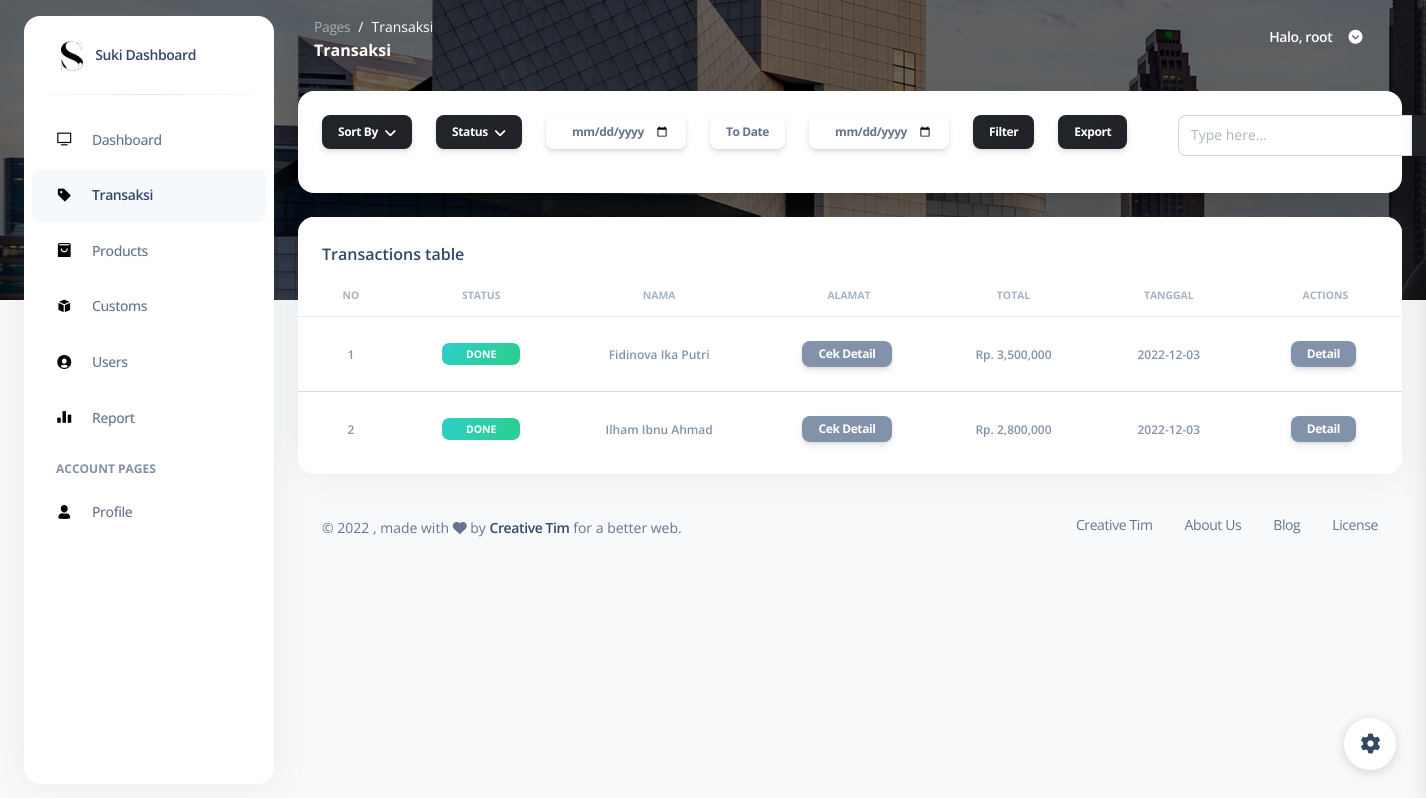
The app's page /pages/transaksi.view.php (signed in) with its own data.
### tables this page shows
CREATE TABLE `tb_user` (
  `id` int(2) NOT NULL,
  `nama` varchar(50) NOT NULL,
  `foto` varchar(250) NOT NULL,
  `nohp` varchar(13) NOT NULL,
  `email` varchar(50) NOT NULL,
  `alamat` varchar(250) NOT NULL,
  `username` varchar(50) NOT NULL,
  `password` varchar(50) NOT NULL,
  `level` int(2) NOT NULL
);

CREATE TABLE `tb_transaksi` (
  `id` int(2) NOT NULL,
  `user_id` int(2) NOT NULL,
  `status` enum('pending','delivery','done','cancel') NOT NULL,
  `tanggal` date NOT NULL
);

### pages/transaksi.view.php (the view, shortened to what the rows shown need)
<?php
include "koneksi.php";
if (isset($_SESSION["ses_username"]) == "") {
  header("location: login.view.php");
} else {
  $data_id = $_SESSION["ses_id"];
}
?>
<!DOCTYPE html>
<html lang="en">
<head>
  <link href="../assets/css/nucleo-icons.css" rel="stylesheet" />
  <link href="../assets/css/nucleo-svg.css" rel="stylesheet" />
  <link href="../assets/css/nucleo-svg.css" rel="stylesheet" />
  <link id="pagestyle" href="../assets/css/argon-dashboard.css" rel="stylesheet" />
</head>
<body class="g-sidenav-show bg-gray-100">
  <main class="main-content position-relative border-radius-lg">
    <nav class="navbar navbar-main navbar-expand-lg px-0 mx-4 shadow-none border-radius-xl" id="navbarBlur" data-scroll="false">
      <div class="container-fluid py-1 px-3">
        <div class="collapse navbar-collapse mt-sm-0 mt-2 me-md-0 me-sm-4" id="navbar">
          <ul class="ms-md-auto pe-md-3 d-flex align-items-center navbar-nav justify-content-end">
            <?php
            $tampilprofil = ("SELECT id, foto, nama, nohp, email, username, password  FROM tb_user WHERE id = '$data_id'");
            $result   = mysqli_query($koneksi, $tampilprofil);
            while ($row = mysqli_fetch_array($result)) {
              $profilName   = $row['nama'];
            ?>
              <li class="nav-item px-3 d-flex align-items-center">
                <a href="javascript:;" class="nav-link text-white font-weight-bold px-0">
                  <span class="d-sm-inline d-none">Halo, <?php echo $profilName ?></span>
                </a>
              </li>
            <?php
            }
            ?>
          </ul>
        </div>
      </div>
    </nav>
    <div class="container-fluid py-4">
      <div class="row">
        <div class="col-12">
          <div class="card mb-4">
            <div class="card-body px-0 pt-0 pb-2">
              <div class="table-responsive p-0">
                <table class="table align-items-center mb-0">
                  <thead>
                    <tr>
                      <th class="text-center text-uppercase text-secondary text-xxs font-weight-bolder opacity-7">
                        No
                      </th>
                      <th class="text-center text-uppercase text-secondary text-xxs font-weight-bolder opacity-7">
                        Status
                      </th>
                      <th class="text-center text-uppercase text-secondary text-xxs font-weight-bolder opacity-7">
                        Nama
                      </th>
                      <th class="text-center text-uppercase text-secondary text-xxs font-weight-bolder opacity-7">
                        Alamat
                      </th>
                      <th class="text-center text-uppercase text-secondary text-xxs font-weight-bolder opacity-7">
                        Total
                      </th>
                      <th class="text-center text-uppercase text-secondary text-xxs font-weight-bolder opacity-7">
                        Tanggal
                      </th>
                      <th class="text-center text-uppercase text-secondary text-xxs font-weight-bolder opacity-7">
                        Actions
                      </th>
                    </tr>
                  </thead>
                  <?php
                  $data = $_POST['data'];
                  if (isset($_POST['caridata'])) {
                    $caringab = ("SELECT tb_transaksi.id, format(SUM(tb_product.harga*tb_detail_transaksi.qty),0) AS total, tb_user.nama,tb_user.alamat,tb_transaksi.status, tb_transaksi.tanggal FROM tb_transaksi INNER JOIN tb_user ON tb_user.id=tb_transaksi.user_id INNER JOIN tb_detail_transaksi ON tb_detail_transaksi.id_transaksi=tb_transaksi.id INNER JOIN tb_product ON tb_product.id=tb_detail_transaksi.id_product WHERE tb_user.nama LIKE '" . $data . "%' GROUP BY tb_transaksi.id");
                    $result   = mysqli_query($koneksi, $caringab);
                  } else {
                    $query  = "SELECT  tb_transaksi.id,  format(SUM(tb_product.harga*tb_detail_transaksi.qty),0) AS total, tb_user.nama, tb_user.alamat, tb_transaksi.status, tb_transaksi.tanggal FROM tb_transaksi INNER JOIN tb_user ON tb_user.id=tb_transaksi.user_id INNER JOIN tb_detail_transaksi ON tb_detail_transaksi.id_transaksi=tb_transaksi.id INNER JOIN tb_product ON tb_product.id=tb_detail_transaksi.id_product GROUP BY tb_transaksi.id";
                    $result = mysqli_query($koneksi, $query);
                  }
                  $no     = 1;
                  while ($row = mysqli_fetch_array($result)) {
                    $transaksiStatus = $row['status'];
                    $transaksiNama = $row['nama'];
                    $transaksiTotal = $row['total'];
                    $transaksiTanggal   = $row['tanggal'];
                  ?>
                    <tbody>
                      <tr>
                        <td class="align-middle text-center">
                          <span class="text-secondary text-xs font-weight-bold"><?php echo $no; ?></span>
                        </td>
                        <td class="align-middle text-center text-sm">
                          <?php
                          if ($transaksiStatus == "pending") {
                            echo "
                          <span class='badge badge-sm bg-gradient-warning px-3'>Pending</span>
                          ";
                          } elseif ($transaksiStatus == "delivery") {
                            echo "
                          <span class='badge badge-sm bg-gradient-info px-4'>Delivery</span>
                          ";
                          } elseif ($transaksiStatus == "done") {
                            echo "
                          <span class='badge badge-sm bg-gradient-success px-4'>Done</span>
                            ";
                          } elseif ($transaksiStatus == "cancel") {
                            echo "
                            <span class='badge badge-sm bg-gradient-danger'>Cancel</span>
                              ";
                          }
                          ?>
                        </td>
                        <td class="align-middle text-center">
                          <span class="text-secondary text-xs font-weight-bold"><?php echo $transaksiNama; ?></span>
                        </td>
                        <td class="align-middle text-center">
                          <button class="btn btn-secondary btn-sm px-3 py-1 me-1 mt-3" data-modal-target="#modal-detail<?= $row['id'] ?>">Cek Detail</button>
                        </td>
                        <td class="align-middle text-center">
                          <span class="text-secondary text-xs font-weight-bold">Rp. <?php echo $transaksiTotal; ?></span>
                        </td>
                        <td class="align-middle text-center">
                          <span class="text-secondary text-xs font-weight-bold"><?php echo $transaksiTanggal; ?></span>
                        </td>
                        <td class="align-middle text-center">
                          <button class="btn btn-secondary btn-sm px-3 py-1 me-1 mt-3" data-modal-target="#modal-delete<?php echo $row['id']; ?>">Detail</button>
                        </td>
                      </tr>
                    </tbody>
                  <?php
                    $no++;
                  }
                  ?>
                </table>
              </div>
            </div>
          </div>
        </div>
      </div>
    </div>
  </main>
</body>
</html>

### records on screen
tb_user: nama "root"
tb_transaksi: status "DONE", user.nama "Fidinova Ika Putri", transaksiTotal "3,500,000", tanggal "2022-12-03"
tb_transaksi: status "DONE", user.nama "Ilham Ibnu Ahmad", transaksiTotal "2,800,000", tanggal "2022-12-03"
